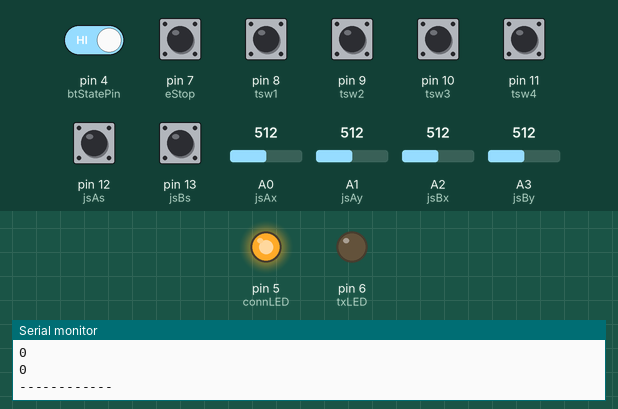
Recording of a sketch running on a simulated Arduino Uno, built with avr-gcc and run on an emulated ATmega328P. Shown: output pins drawn as LEDs (lit = HIGH), the last lines printed to the serial monitor. The test bench sets the inputs (shaded band); at power-on: pin 4 (btStatePin), pin 12 (jsAs), pin 13 (jsBs) HIGH, pin 7 (eStop), pin 8 (tsw1), pin 9 (tsw2), pin 10 (tsw3), pin 11 (tsw4) LOW, A0 (jsAx) = 512, A1 (jsAy) = 512, A2 (jsBx) = 512, A3 (jsBy) = 512.

Above: at 1.2 s.
1.3 s: pin 4 (btStatePin) driven LOW
At 1.9 s:
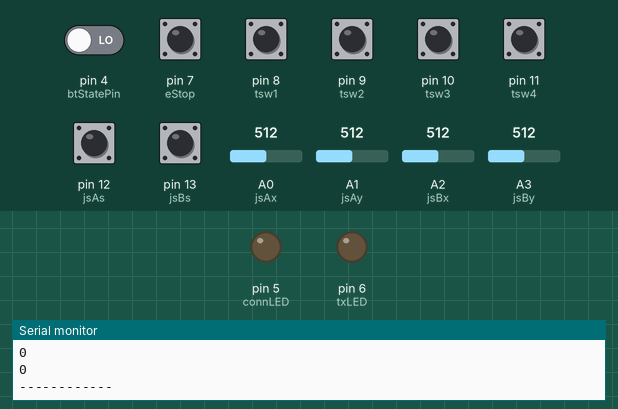
2.8 s: pin 4 (btStatePin) driven HIGH
At 3.8 s:
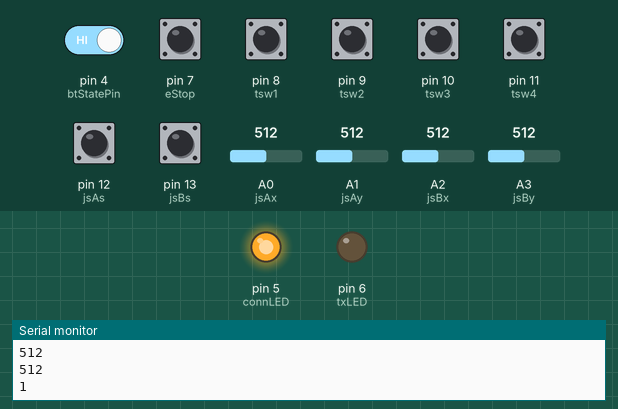
Timing chart, 0 to 5.8 s (numbered marks = the images above; inputs shaded):
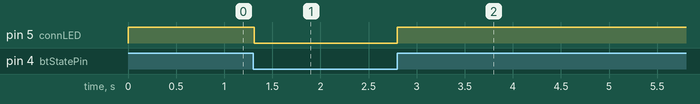

Measured:
- after the input at 1.3 s, pin 5 (connLED): HIGH → LOW at once
- after the input at 2.8 s, pin 5 (connLED): LOW → HIGH at once

The sketch:

TransmitterMain.ino
```cpp
/*Arduino Bluetooth Remote Main Code
* ----------------------------------
* This code reads the states of 2 joysticks and 5 toggle switches and
* transmits the values via Bluetooth
*/

#include <SoftwareSerial.h>

#define tx         2
#define rx         3
#define btStatePin 4
#define connLED    5
#define txLED      6
#define eStop      7
#define tsw1       8
#define tsw2       9
#define tsw3      10
#define tsw4      11
#define jsAs      12
#define jsBs      13
#define jsAx      A0
#define jsAy      A1
#define jsBx      A2
#define jsBy      A3

SoftwareSerial bt(rx, tx); //RX, TX

bool txFlag;

byte tbyte1;
byte tbyte2;
byte tbyte3;
byte tbyte4;
byte tbyte5;
byte tbyte6;

                         //Array Structures
int inputStateArray[11]; //[eStop, jsAx, jsAy, jsAs, jsBx, jsBy, jsBs, tsw1, tsw2, tsw3, tsw4]
                         //  0      1     2     3     4     5     6    7     8      9     10
int txArray[11];         //same structure as inputStateArray


void setup() {

  Serial.begin(9600);
  bt.begin(9600);

  pinMode(tx, OUTPUT);
  pinMode(rx, INPUT);
  pinMode(btStatePin, INPUT);
  pinMode(connLED, OUTPUT);
  pinMode(txLED, OUTPUT);
  pinMode(eStop, INPUT);
  pinMode(jsAx, INPUT);
  pinMode(jsAy, INPUT);
  pinMode(jsAs, INPUT);
  pinMode(jsBx, INPUT);
  pinMode(jsBy, INPUT);
  pinMode(jsBs, INPUT);
  pinMode(tsw1, INPUT);
  pinMode(tsw2, INPUT);
  pinMode(tsw3, INPUT);
  pinMode(tsw4, INPUT);

  //the input pins reading the joystick push button state have to be set to high, if not the IO pins will be floating
  digitalWrite(jsAs, HIGH);
  digitalWrite(jsBs, HIGH);
}

void loop() {

  while(BtConnection() == 0)
  {
    ;
  }

  DataHandler();

  if(txFlag == true)
  {
    FormatData();
    TransmitData();
  }

  //for debugging only
  //----------------------------

  for(int a=0; a<11; a++)
  {
    Serial.println(txArray[a]);
  }
  Serial.println("------------");

  /*
  Serial.println(tbyte1);
  Serial.println(tbyte2);
  Serial.println(tbyte3);
  Serial.println(tbyte4);
  Serial.println(tbyte5);
  Serial.println(tbyte6);
  Serial.println("---------------");
  */
  //-----------------------------
}

/*  BtConnection Function
 *  ---------------------
 *  This function monitors the Bluetooth connection state
 *  Turns on an LED and returns 1 if Bluetooth connected
 *  Turns of an LED and returns 0 if Bluetooth disconnected
 */
int BtConnection() {

  int btState = digitalRead(btStatePin);

  if(btState==0)
  {
    digitalWrite(connLED, LOW);
  }

  else if(btState==1)
  {
    digitalWrite(connLED, HIGH);
  }

  return btState;
}

/*  Data Handler Function
 *  ---------------------
 *  This function reads the state of the 2 joysticks and 5 toggle switches
 *  If the user has not operated the remote, the function is terminated
 *  If the user has operated the remote, the function detects this
 *  and sets the txFlag so that the data is formatted and transmitted
 */
void DataHandler() {

  inputStateArray[0]  = digitalRead(eStop);
  inputStateArray[1]  = analogRead(jsAx);
  inputStateArray[2]  = analogRead(jsAy);
  inputStateArray[3]  = digitalRead(jsAs);
  inputStateArray[4]  = analogRead(jsBx);
  inputStateArray[5]  = analogRead(jsBy);
  inputStateArray[6]  = digitalRead(jsBs);
  inputStateArray[7]  = digitalRead(tsw1);
  inputStateArray[8]  = digitalRead(tsw2);
  inputStateArray[9]  = digitalRead(tsw3);
  inputStateArray[10] = digitalRead(tsw4);

  /* State Machine
   * -------------
   * This state machine determines if the user has operated the remote
   *
   * The current values of the joystick and toggle switch input states [stored in inputStateArray]
   * are compared with the previous input state values [stored in txArray]
   *
   * If the values are the same, user has not operated the remote ---> terminate function
   * If the values are different, user has operated the remote ---> update values txArray values with the current
   * values from inputStateArray and set the txFlag
   */
  switch(0)
  {
    case 0:
            if(inputStateArray[0] == txArray[0])
            {
              goto state1;
            }
            else
            {
              goto userInput;
            }
            break;
    case 1:
            state1:
                    if(inputStateArray[1] == txArray[1] || inputStateArray[1] == txArray[1]-1 || inputStateArray[1] == txArray[1]+1)
                    {
                      goto state2;
                    }
                    else
                    {
                      goto userInput;
                    }
                    break;
    case 2:
            state2:
                    if(inputStateArray[2] == txArray[2] || inputStateArray[2] == txArray[2]-1 || inputStateArray[2] == txArray[2]+1)
                    {
                      goto state3;
                    }
                    else
                    {
                      goto userInput;
                    }
                    break;
    case 3:
            state3:
                    if(inputStateArray[3] == txArray[3])
                    {
                      goto state4;
                    }
                    else
                    {
                      goto userInput;
                    }
                    break;
    case 4:
            state4:
                    if(inputStateArray[4] == txArray[4] || inputStateArray[4] == txArray[4]-1 || inputStateArray[4] == txArray[4]+1)
                    {
                      goto state5;
                    }
                    else
                    {
                      goto userInput;
                    }
                    break;
    case 5:
            state5:
                    if(inputStateArray[5] == txArray[5] || inputStateArray[5] == txArray[5]-1 || inputStateArray[5] == txArray[5]+1)
                    {
                      goto state6;
                    }
                    else
                    {
                      goto userInput;
                    }
                    break;
    case 6:
            state6:
                    if(inputStateArray[6] == txArray[6])
                    {
                      goto state7;
                    }
                    else
                    {
                      goto userInput;
                    }
                    break;
    case 7:
            state7:
                    if(inputStateArray[7] == txArray[7])
                    {
                      goto state8;
                    }
                    else
                    {
                      goto userInput;
                    }
                    break;
    case 8:
            state8:
                    if(inputStateArray[8] == txArray[8])
                    {
                      goto state9;
                    }
                    else
                    {
                      goto userInput;
                    }
                    break;
    case 9:
            state9:
                    if(inputStateArray[9] == txArray[9])
                    {
                      goto state10;
                    }
                    else
                    {
                      goto userInput;
                    }
                    break;
    case 10:
            state10:
                    if(inputStateArray[10] == txArray[10])
                    {
                      goto noUserInput;
                    }
                    else
                    {
                      goto userInput;
                    }
                    break;
  }

  noUserInput:
                return;

  userInput:
                txFlag = true;
                for(int j=0; j<11;j++)
                {
                  txArray[j] = inputStateArray[j];
                }
                return;
}
/* Format Data Function
 * --------------------
 * The function controls how the input state data is being sent over Bluetooth
 * The input state data is compressed into 6 bytes (transmit bytes or tbytes!)
 * [refer to "Reference/Arduino Bluetooth Remote tbyte Format Legend.xlsx" for how the values are mapped]
 */
void FormatData() {

  //format tbyte1
  //-------------
  //Estop
  bitWrite(tbyte1, 0, bitRead(txArray[0], 0));

  //Joystick Ax bit 0 to bit 6
  for(int i=1; i<8; i++)
  {
    bitWrite(tbyte1, i, bitRead(txArray[1], i-1));
  }

  //format tbyte2
  //-------------

  //Joystick Ax bit 7 to bit 9
  for(int j=0; j<3; j++)
  {
    bitWrite(tbyte2, j, bitRead(txArray[1], j+7));
  }

  //Joystick Ay bit 0 to bit 4
  for(int k=3; k<8; k++)
  {
    bitWrite(tbyte2, k, bitRead(txArray[2], k-3));
  }

  //format tbyte3
  //-------------

  //Joystick Ay bit 5 to bit 9
  for(int l=0; l<5; l++)
  {
    bitWrite(tbyte3, l, bitRead(txArray[2], l+5));
  }

  //Joystick As
  bitWrite(tbyte3, 5, bitRead(txArray[3], 0));

  //Joystick Bx bit 0 to bit 1
  for(int m=6; m<8; m++)
  {
    bitWrite(tbyte3, m, bitRead(txArray[4],m-6));
  }

  //format tbyte4
  //-------------

  //Joystick Bx bit 2 to bit 9
  for(int n=0; n<8; n++)
  {
    bitWrite(tbyte4, n, bitRead(txArray[4], n+2));
  }

  //format tbyte5
  //-------------

  //Joystick By bit 0 to bit 7
  for(int o=0; o<8; o++)
  {
    bitWrite(tbyte5, o, bitRead(txArray[5], o));
  }

  //format tbyte6
  //-------------

  //Joystick By bit 8 to bit 9
  for(int p=0; p<2; p++)
  {
    bitWrite(tbyte6, p, bitRead(txArray[5], p+8));
  }

  //Joystick Bs
  bitWrite(tbyte6, 2, bitRead(txArray[6], 0));

  //Toggle Switches 1 to 5
  for(int q=3; q<8; q++)
  {
    bitWrite(tbyte6, q, bitRead(txArray[q+4], 0));
  }
}

/* Transmit Data Function
 * ----------------------
 * This function transmits the 6 tbytes via Bluetooth,
 * turns on an LED while transmission is ongoing
 * and clears the txFlag to indicate that transmission completed
 */
void TransmitData() {

  digitalWrite(txLED, HIGH);
  bt.write(tbyte1);
  bt.write(tbyte2);
  bt.write(tbyte3);
  bt.write(tbyte4);
  bt.write(tbyte5);
  bt.write(tbyte6);
  txFlag = false;
  digitalWrite(txLED, LOW);
}
```
